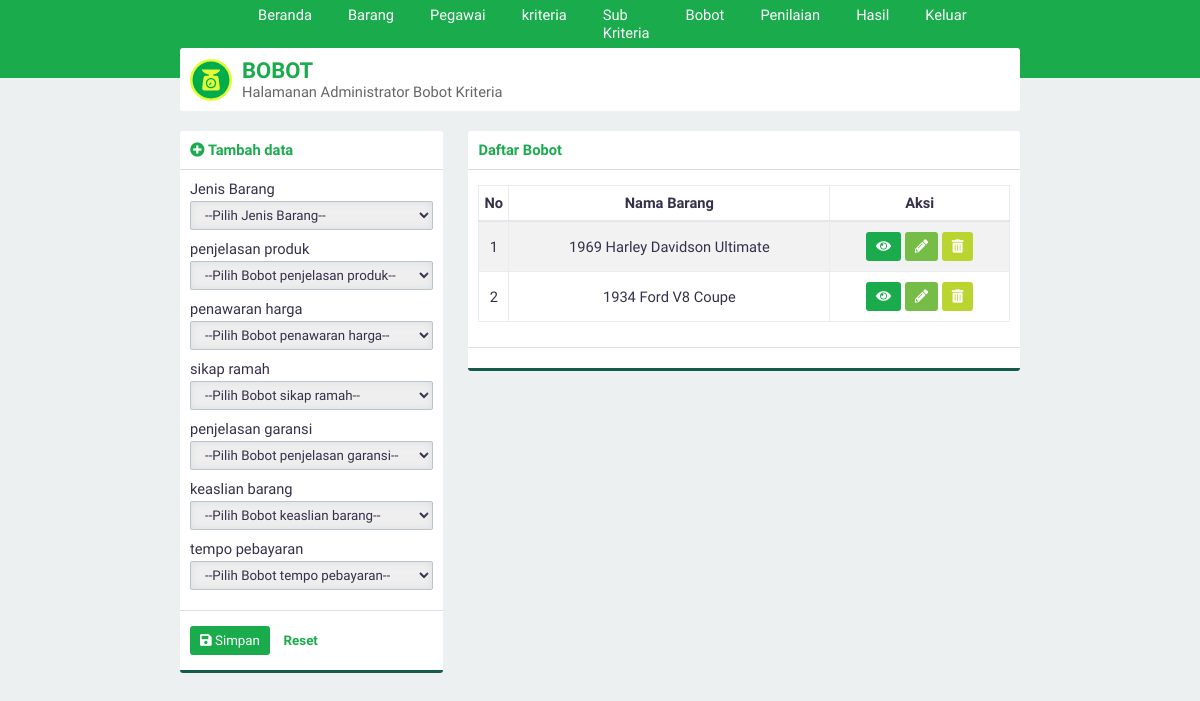
The app's page /spkmetodesaw_UAS/?page=bobot (signed in) with its own data.
### tables this page shows
CREATE TABLE `kriteria` (
  `id_kriteria` int(3) NOT NULL,
  `namaKriteria` varchar(30) NOT NULL,
  `sifat` enum('Benefit','Cost') NOT NULL
);

### spkmetodesaw_UAS/page/tambahbobot2.php (the view, shortened to what this page needs)
<div class="panel-top">
    <b class="text-green"><i class="fa fa-plus-circle text-green"></i> Tambah data</b>
</div>
<form id="form" action="./proses/prosestambah.php" method="POST">
    <div class="panel-middle">
        <div class="group-input">
            <label for="barang">Jenis Barang</label>
            <select class="form-custom" required name="barang" id="barang">
                <option selected disabled>--Pilih Jenis Barang--</option>
            </select>
        </div>
        <?php
        $query="SELECT * FROM kriteria";
        $execute=$konek->query($query);
        if ($execute->num_rows > 0){
            while($data=$execute->fetch_array(MYSQLI_ASSOC)){
                echo "<div class=\"group-input\">
                        <label for=\"$data[namaKriteria]\">$data[namaKriteria]</label>
                        <input type='hidden' value=$data[id_kriteria] name='kriteria[]'>
                            <select class=\"form-custom\" required name=\"bobot[]\" id=\"$data[namaKriteria]\">
                            <option selected disabled>--Pilih Bobot $data[namaKriteria]--</option>";
                echo "      </select>
                      </div>
                ";
            }
        }
        ?>
    </div>
    <div class="panel-bottom">
        <button type="submit" id="buttonsimpan" class="btn btn-green"><i class="fa fa-save"></i> Simpan</button>
        <button type="reset" id="buttonreset" class="btn btn-second">Reset</button>
    </div>
</form>

### spkmetodesaw_UAS/asset/css/style.css (style rules this page uses)
* { padding: 0; margin: 0; font-family: 'Work Sans', sans-serif; color: #36304A; font-weight: 500; letter-spacing: normal; }
b, h1, h2, h3, h4, h5 { padding: 0; font-weight: 600 !important; margin: 0.83em 0em; }
.text-green { color: #1aab4c !important; }
input, select { border: none; width: 100%; }
.form-custom { padding: 5px 10px; border: solid 1px #BDC3C7; -webkit-border-radius: 2px; -moz-border-radius: 2px; border-radius: 2px; box-sizing: border-box; box-shadow: inset 0 0 8px #d9dfe3; margin: 3px 0 10px 0; }
.btn { border: none; -webkit-padding: 7px 10px; -o-padding: 7px 10px; -moz-padding: 7px 10px; padding: 7px 10px; border-radius: 3px; margin: 5px 0px; display: inline-block; cursor: pointer; font-size: 10pt !important; }
.btn i { color: white !important; }
.btn-green { background-color: #1aab4c; color: white !important; }
.btn-second { background-color: transparent; color: #1aab4c; font-weight: 600; }
.panel-top { padding: 10px; box-sizing: padding-box; border-bottom: solid 1px #dddddd; }
.panel-middle { padding: 10px; box-sizing: padding-box; }
.panel-bottom { padding: 10px; border-bottom: solid 3px #135a4c; border-top: solid 1px #dddddd; }
body { background-color: #ECF0F1; display: flex; width: 100vw; height: 100vh; align-items: center; flex-direction: column; overflow-x: hidden; font-size: 11pt; }

### records on screen
kriteria: namaKriteria "penjelasan produk"
kriteria: namaKriteria "penawaran harga"
kriteria: namaKriteria "sikap ramah"
kriteria: namaKriteria "penjelasan garansi"
kriteria: namaKriteria "keaslian barang"
kriteria: namaKriteria "tempo pebayaran"

### other values on screen
$data[namaBarang] "1969 Harley Davidson Ultimate"
$data[namaBarang] "1934 Ford V8 Coupe"
